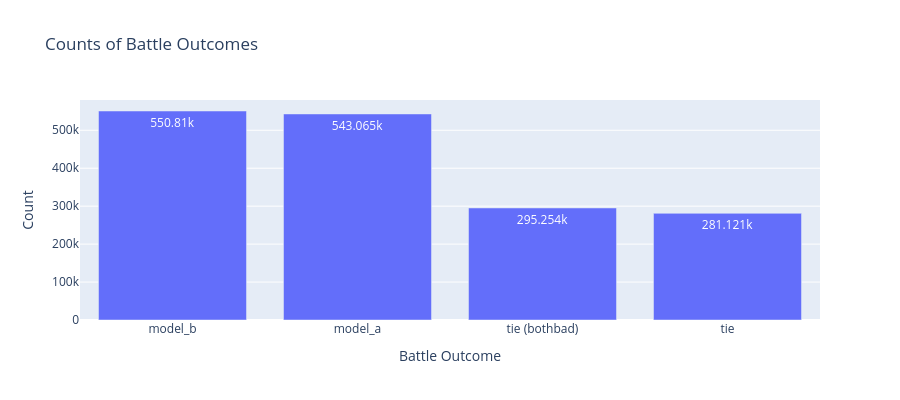

Notebook code for this chart:
### Markdown cell above
## Statistics

We allowed the user to declare a tie between the pairs of models.  To collect additional data, later in the tournament we also allowed the user to declare a tie in which both models were bad.  There were a significant portion of tied outcomes.

### Code cell
fig = px.bar(battles["winner"].value_counts(),
             title="Counts of Battle Outcomes", text_auto=True, height=400)
fig.update_layout(xaxis_title="Battle Outcome", yaxis_title="Count",
                  showlegend=False)
fig

### Figure 1 — Plotly figure (JSON) as saved in the notebook; plotly's stock layout.template omitted (floating-point values rounded to 4 significant figures)
{"data": [{"hovertemplate": "variable=count<br>winner=%{x}<br>value=%{y}<extra></extra>", "legendgroup": "count", "marker": {"color": "#636efa", "pattern": {"shape": ""}}, "name": "count", "orientation": "v", "showlegend": true, "textposition": "auto", "texttemplate": "%{y}", "type": "bar", "x": ["model_b", "model_a", "tie (bothbad)", "tie"], "xaxis": "x", "y": [550810, 543065, 295254, 281121], "yaxis": "y"}], "layout": {"barmode": "relative", "height": 400, "legend": {"title": {"text": "variable"}, "tracegroupgap": 0}, "showlegend": false, "title": {"text": "Counts of Battle Outcomes"}, "xaxis": {"anchor": "y", "domain": [0, 1], "title": {"text": "Battle Outcome"}}, "yaxis": {"anchor": "x", "domain": [0, 1], "title": {"text": "Count"}}}}
